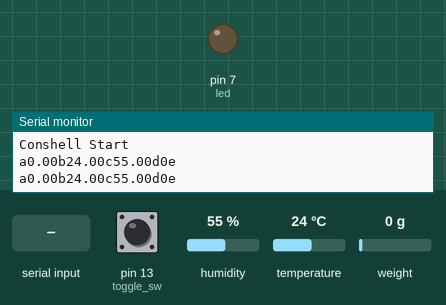
A sketch run on a simulated Arduino Uno, built with avr-gcc and run on an emulated ATmega328P. Shown: output pins drawn as LEDs (lit = HIGH), the last lines printed to the serial monitor. The inputs (shaded band) are chosen by the test bench; at power-on: pin 13 (toggle_sw) LOW, humidity 55 %, temperature 24 °C, weight on the scale 0 g.

Above: at 2.2 s.
2.3 s: "a1\n" received over Serial
At 3.3 s:
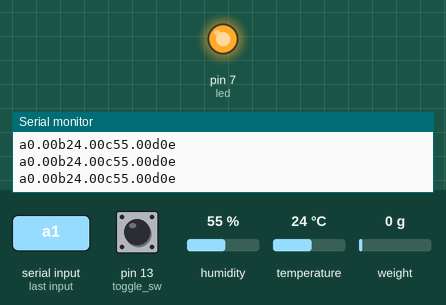
7.6 s: "a0\n" received over Serial
At 8.7 s:
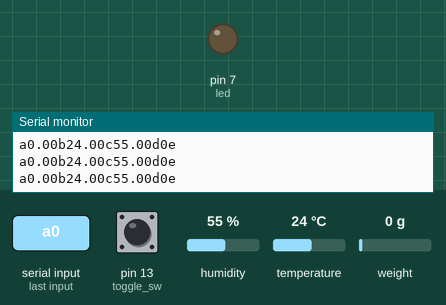
Timing chart, 0 to 10.6 s (numbered marks = the images above; inputs shaded):
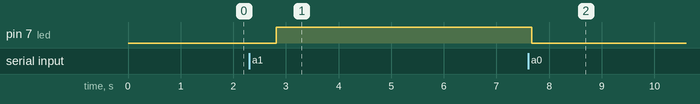

Measured:
- after the input at 2.3 s, pin 7 (led): LOW → HIGH after 0.52 s
- after the input at 7.6 s, pin 7 (led): HIGH → LOW after 0.07 s

The sketch:

conshell_sensor_arduino.ino
```cpp
// install "HX711 Arduino Library" by Bogdan Necula
#include "HX711.h"
// install "Adafruit Unified Sensor" by Adafruit
#include <Adafruit_Sensor.h>
// install "DHT sensor library" by Adafruit
#include <DHT.h>
#include <DHT_U.h>

#define calibration_factor_2    600       // Roadcell 2 calibration value
//#define calibration_factor_3    900     // Roadcell 3 calibration value
//#define calibration_factor_4    -400    // Roadcell 4 calibration value
#define DHTPIN                  11        // Digital pin connected to the DHT sensor
#define DHTTYPE                 DHT22     // DHT 22 (AM2302)
#define toggle_sw               13        // toggle switch
#define led                     7         // LED

const int LOADCELL_2_DOUT_PIN = 3;        // HX711 circuit wiring
const int LOADCELL_2_SCK_PIN = 2;
//const int LOADCELL_3_DOUT_PIN = 5;      // HX711 circuit wiring
//const int LOADCELL_3_SCK_PIN = 4;
//const int LOADCELL_4_DOUT_PIN = 9;      // HX711 circuit wiring
//const int LOADCELL_4_SCK_PIN = 6;

// Sensor data struct
struct cage_data{
  float temperature;                      // DHT22 temperature value
  float humidity;                         // DHT22 humidity value
  float weight;                           // HX711 roadcell weight value
};

// Roadcell instance
HX711 scale_2;
//HX711 scale_3;
//HX711 scale_4;

DHT_Unified dht(DHTPIN, DHTTYPE);         // Temperature and humidity instance
cage_data cage = { 0.0, 0.0, 0.0};        // cage data struct instance

long scale_2_var;
//long scale_3_var;
//long scale_4_var;

void setup() {
  Serial.begin(115200);
  Serial.println("Conshell Start");
  pinMode(toggle_sw, INPUT);
  pinMode(led, OUTPUT);

  // DTH sensor
  dht.begin();
  sensor_t sensor;
  dht.temperature().getSensor(&sensor);
  dht.humidity().getSensor(&sensor);

  // roadcell
  scale_2.begin(LOADCELL_2_DOUT_PIN, LOADCELL_2_SCK_PIN);
  scale_2.set_scale(calibration_factor_2);
  scale_2.tare();
  //scale_3.begin(LOADCELL_3_DOUT_PIN, LOADCELL_3_SCK_PIN);
  //scale_3.set_scale(calibration_factor_3);
  //scale_3.tare();
  //scale_4.begin(LOADCELL_4_DOUT_PIN, LOADCELL_4_SCK_PIN);
  //scale_4.set_scale(calibration_factor_4);
  //scale_4.tare();
}


void loop() {

  int sw_in = 0;
  char inCommand;
  char onoff;
  String inString = "";
  if(Serial.available()>0){
    if(Serial.available()){
      inString = Serial.readStringUntil('\n');
    }
    inCommand = inString[0];
    onoff = inString[1];
    // Raspberry send "a1" or "a0"
    // a0 -> turn off LED
    // a1 -> turn on LED
    if(inCommand == 'a'){
      if(onoff == '1'){
        digitalWrite(led, HIGH);
      }else if(onoff == '0'){
        digitalWrite(led, LOW);
      }
    }
  }
  // Roadcell operation
  if (scale_2.is_ready()) {
    scale_2_var = (long)scale_2.get_units();
  }
  //if (scale_3.is_ready()) {
  //  scale_3_var = (long)scale_3.get_units();
  //}
  //if (scale_4.is_ready()) {
  //  scale_4_var = (long)scale_4.get_units();
  //}
  //cage.weight = (float)((scale_2_var+scale_3_var+scale_4_var)/3);
  cage.weight = (float)scale_2_var;

  // DTH sensor operation
  sensors_event_t event;
  dht.temperature().getEvent(&event);
  if (isnan(event.temperature)) {
    Serial.println("temperature error");
  }else {
    cage.temperature = event.temperature;
  }

  // Get humidity event and get its value.
  dht.humidity().getEvent(&event);
  if (isnan(event.relative_humidity)) {
    Serial.println("humidity error");
  }else {
    cage.humidity = event.relative_humidity;
  }

  // check toggle switch on/off
  sw_in = digitalRead(toggle_sw);
  // Send data to Raspberry pi
  // protocol: a+"roadcell value"+b+"temperature value"+c+"humidity value"+d+"switch on/off"+e
  Serial.print("a");
  Serial.print(cage.weight);
  Serial.print("b");
  Serial.print(cage.temperature);
  Serial.print("c");
  Serial.print(cage.humidity);
  Serial.print("d");
  if(sw_in == HIGH){
    Serial.print("1");
  }else{
    Serial.print("0");
  }
  Serial.println("e");
  // To send packet to RPI properly, keep 500ms interval for loop().
  delay(500);
}
```
